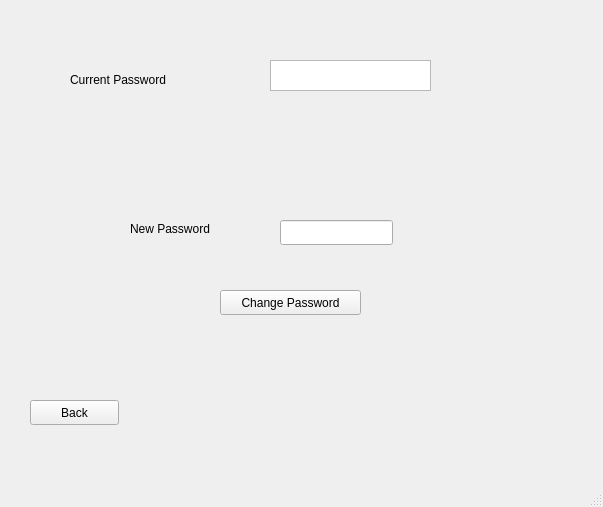
<?xml version="1.0" encoding="UTF-8"?>
<ui version="4.0">
 <class>MainWindow</class>
 <widget class="QMainWindow" name="MainWindow">
  <property name="geometry">
   <rect>
    <x>0</x>
    <y>0</y>
    <width>603</width>
    <height>507</height>
   </rect>
  </property>
  <property name="windowTitle">
   <string>insert_money_window</string>
  </property>
  <widget class="QWidget" name="centralwidget">
   <widget class="QLabel" name="label">
    <property name="geometry">
     <rect>
      <x>130</x>
      <y>220</y>
      <width>121</width>
      <height>17</height>
     </rect>
    </property>
    <property name="text">
     <string>New Password</string>
    </property>
   </widget>
   <widget class="QLineEdit" name="lineEdit_new_password">
    <property name="geometry">
     <rect>
      <x>280</x>
      <y>220</y>
      <width>113</width>
      <height>25</height>
     </rect>
    </property>
   </widget>
   <widget class="QPushButton" name="pushButton_change_password">
    <property name="geometry">
     <rect>
      <x>220</x>
      <y>290</y>
      <width>141</width>
      <height>25</height>
     </rect>
    </property>
    <property name="text">
     <string>Change Password</string>
    </property>
   </widget>
   <widget class="QLabel" name="label_2">
    <property name="geometry">
     <rect>
      <x>70</x>
      <y>70</y>
      <width>171</width>
      <height>20</height>
     </rect>
    </property>
    <property name="text">
     <string>Current Password</string>
    </property>
   </widget>
   <widget class="QLabel" name="label_updated_balance">
    <property name="geometry">
     <rect>
      <x>130</x>
      <y>129</y>
      <width>301</width>
      <height>41</height>
     </rect>
    </property>
    <property name="text">
     <string/>
    </property>
   </widget>
   <widget class="QPushButton" name="pushButton_back">
    <property name="geometry">
     <rect>
      <x>30</x>
      <y>400</y>
      <width>89</width>
      <height>25</height>
     </rect>
    </property>
    <property name="text">
     <string>Back</string>
    </property>
   </widget>
   <widget class="QTextBrowser" name="textBrowser_current_password">
    <property name="geometry">
     <rect>
      <x>270</x>
      <y>60</y>
      <width>161</width>
      <height>31</height>
     </rect>
    </property>
   </widget>
  </widget>
  <widget class="QMenuBar" name="menubar">
   <property name="geometry">
    <rect>
     <x>0</x>
     <y>0</y>
     <width>603</width>
     <height>23</height>
    </rect>
   </property>
  </widget>
  <widget class="QStatusBar" name="statusbar"/>
 </widget>
 <resources/>
 <connections/>
</ui>
